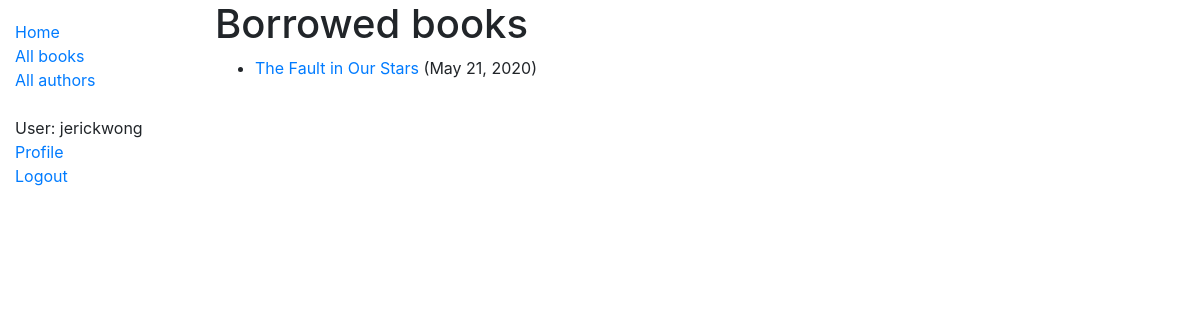
/catalog/mybooks/ (signed in), run on an earlier commit of the app's database.
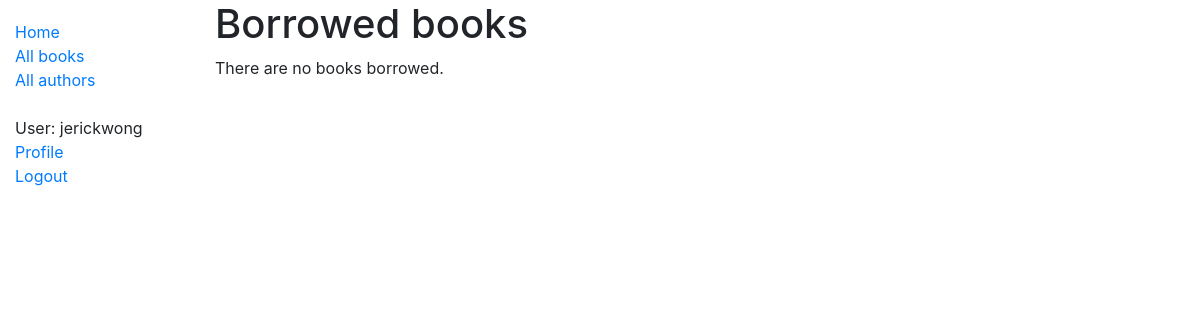
And on a later commit of the database.
### catalog/models.py (models this page shows, shortened)
class BookInstance(models.Model):
    id = models.UUIDField(primary_key=True, default=uuid.uuid4, help_text='Unique ID for this particular book across whole library')
    book = models.ForeignKey('Book', on_delete=models.SET_NULL, null=True)
    imprint = models.CharField(max_length=200)
    due_back = models.DateField(null=True, blank=True)
    borrower = models.ForeignKey(User, on_delete=models.SET_NULL, null=True, blank=True)
    LOAN_STATUS = (
        ('a', 'Available'),
        ('r', 'Reserved'),
    )
    status = models.CharField(
        max_length=1,
        choices=LOAN_STATUS,
        blank=True,
        default='a',
        help_text='Book availability',
    )
    class Meta:
        ordering = ['due_back']
        permissions = (("can_mark_returned", "Set book as returned"),)
    @property
    def is_overdue(self):
        if self.due_back and date.today() > self.due_back:
            return True
        return False

class Book(models.Model):
    title = models.CharField(max_length=200)
    author = models.ForeignKey('Author', on_delete=models.SET_NULL, null=True)
    publisher = models.ForeignKey('Publisher', on_delete=models.SET_NULL, null=True)
    date_published = models.DateField('Date Published', null=True, blank=True)
    summary = models.TextField(max_length=1000, help_text='Enter a brief description of the book')
    isbn = models.CharField('ISBN', max_length=13, help_text='13 Character <a href="https://www.isbn-international.org/content/what-isbn">ISBN number</a>')
    genre = models.ManyToManyField(Genre, help_text='Select a genre for this book')
    reviews = models.ManyToManyField(Review, help_text='Leave a review for this book')
    def display_genre(self):
        """Create a string for the Genre. This is required to display genre in Admin."""
        return ', '.join(genre.name for genre in self.genre.all()[:3])
    def display_review(self):
        """Create a string for the Genre. This is required to display genre in Admin."""
        return ', '.join(reviews.review + ' - ' + reviews.reviewer.username for reviews in self.reviews.all()[:3])
    display_review.short_description = 'Reviews'
    display_genre.short_description = 'Genre'

### catalog/views.py (the view)
# urls.py: path('mybooks/', views.LoanedBooksByUserListView.as_view(), name='my-borrowed'),
class LoanedBooksByUserListView(LoginRequiredMixin,generic.ListView):
    model = BookInstance
    template_name ='catalog/bookinstance_list_borrowed_user.html'
    paginate_by = 10
    def get_queryset(self):
        return BookInstance.objects.filter(borrower=self.request.user).filter(status__exact='r').order_by('due_back')

### catalog/templates/catalog/bookinstance_list_borrowed_user.html
{% extends "base_generic.html" %}
{% block content %}
    <h1>Borrowed books</h1>
    {% if bookinstance_list %}
    <ul>
      {% for bookinst in bookinstance_list %}
      <li class="{% if bookinst.is_overdue %}text-danger{% endif %}">
        <a href="{% url 'book-detail' bookinst.book.pk %}">{{bookinst.book.title}}</a> ({{ bookinst.due_back }})
      </li>
      {% endfor %}
    </ul>
    {% else %}
      <p>There are no books borrowed.</p>
    {% endif %}
{% endblock %}

What changed in the data, as far as the page shows it:
no longer on this page (row edited): BookInstance: book "The Fault in Our Stars", due_back "May 21, 2020"
Also different on the page:
text now shown: "There are no books borrowed."
